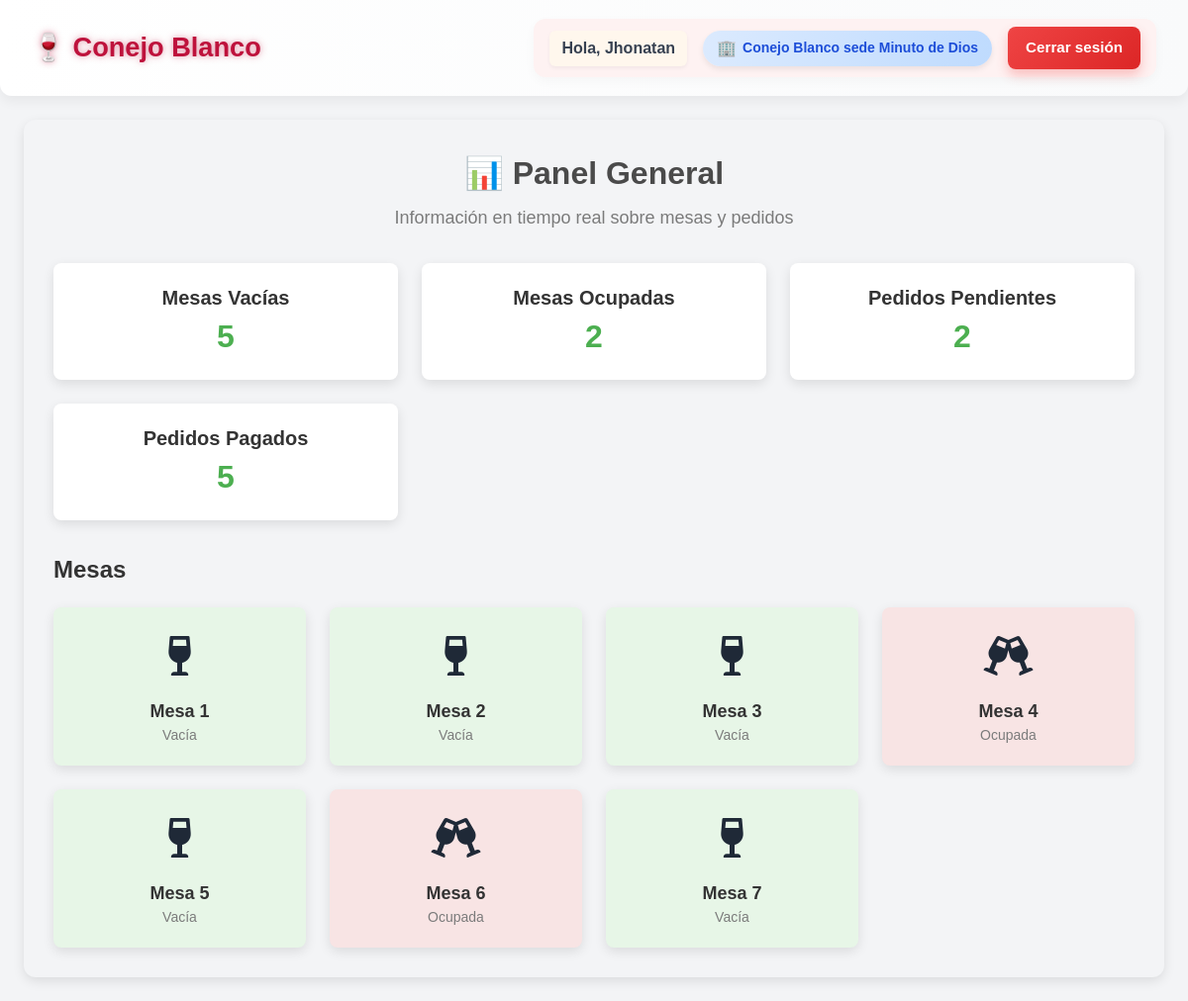
The page /api/usuarios/panel_general/ (signed in) on the database its author committed.
### usuarios/models.py (models this page shows, shortened)
class Usuario(AbstractUser):
    rol = models.CharField(max_length=20, choices=ROLES)
    sede = models.ForeignKey(Sede, on_delete=models.CASCADE, null=True, blank=False)

### sede/models.py (models this page shows, shortened)
class Sede(models.Model):
    nombre = models.CharField(max_length=100)
    direccion = models.CharField(max_length=255)
    telefono = models.CharField(max_length=20)
    email = models.EmailField()

### mesa/models.py (models this page shows, shortened)
class Mesa(models.Model):
    UBICACIONES = (
        (1, 'Primer piso'),
        (2, 'Segundo piso'),
    )
    numeroMesa = models.PositiveIntegerField()
    capacidad = models.PositiveIntegerField()
    ubicacion = models.IntegerField(choices=UBICACIONES)
    sede = models.ForeignKey(Sede, on_delete=models.CASCADE)
    ocupada = models.BooleanField(default=False)
    class Meta:
        unique_together = ('numeroMesa', 'sede')  # Evitar duplicados en una sede

### usuarios/views.py (the view)
# urls.py: path('panel_general/', views.panel_general, name='panel_general'),
def panel_general(request):
    mesas = Mesa.objects.all()
    mesas_vacias_count = mesas.filter(ocupada=False).count()
    mesas_ocupadas_count = mesas.filter(ocupada=True).count()
    pedidos_pendientes_count = Pedido.objects.filter(estado="pendiente").count()
    pedidos_pagados_count = Pedido.objects.filter(estado="pagado").count()  # Cambié 'cerrado' por 'pagado'
    return render(request, 'general.html', {
        'mesas': mesas,
        'mesas_vacias_count': mesas_vacias_count,
        'mesas_ocupadas_count': mesas_ocupadas_count,
        'pedidos_pendientes_count': pedidos_pendientes_count,
        'pedidos_pagados_count': pedidos_pagados_count,  # Cambié la variable aquí también
    })

### templates/general.html (shortened to what this page needs)
{% extends 'base.html' %}
{% load static %}
{% block head %}
  <link rel="stylesheet" href="{% static 'css/general.css' %}">
  <link rel="stylesheet" href="https://cdnjs.cloudflare.com/ajax/libs/font-awesome/6.0.0-beta3/css/all.min.css">
{% endblock %}
{% block content %}
<div class="panel-general-container">
  <div class="panel-header">
    <h1 class="panel-title">📊 Panel General</h1>
    <p class="panel-subtitle">Información en tiempo real sobre mesas y pedidos</p>
  </div>
  <div class="panel-statistics grid grid-cols-1 sm:grid-cols-2 lg:grid-cols-3 gap-6 mt-8">
    <div class="stat-card mesas-vacias">
      <h3 class="stat-title">Mesas Vacías</h3>
      <p class="stat-count">{{ mesas_vacias_count }}</p>
    </div>
    <div class="stat-card mesas-ocupadas">
      <h3 class="stat-title">Mesas Ocupadas</h3>
      <p class="stat-count">{{ mesas_ocupadas_count }}</p>
    </div>
    <div class="stat-card pedidos-pendientes">
      <h3 class="stat-title">Pedidos Pendientes</h3>
      <p class="stat-count">{{ pedidos_pendientes_count }}</p>
    </div>
    <div class="stat-card pedidos-pagados">
      <h3 class="stat-title">Pedidos Pagados</h3>
      <p class="stat-count">{{ pedidos_pagados_count }}</p>
    </div>
  </div>
  <div class="panel-mesas mt-8">
    <h2 class="section-title">Mesas</h2>
    <div class="mesas-container grid grid-cols-1 sm:grid-cols-2 md:grid-cols-3 lg:grid-cols-4 gap-6 mt-4">
      {% for mesa in mesas %}
        <div class="mesa {% if mesa.ocupada %}ocupada{% else %}vacia{% endif %}">
            <div class="mesa-icon">
                {% if mesa.ocupada %}
                  <i class="fa-solid fa-champagne-glasses ocupada"></i>
                {% else %}
                  <i class="fa-solid fa-wine-glass vacia"></i>
                {% endif %}
            </div>
          <p class="mesa-label">Mesa {{ mesa.numeroMesa }}</p>
          <p class="mesa-status">{% if mesa.ocupada %}Ocupada{% else %}Vacía{% endif %}</p>
        </div>
      {% endfor %}
    </div>
  </div>
</div>
{% endblock %}

### templates/base.html (shortened to what this page needs)
{% load static %}
<!DOCTYPE html>
<html lang="es">
<head>
    <script src="https://cdn.tailwindcss.com"></script>
    <link rel="stylesheet" href="{% static 'css/base_estilos.css' %}">
    {% block head %}{% endblock %}
</head>
<body class="bg-gray-100 text-gray-800">
    <nav class="navbar">
        {% if user.is_authenticated %}
            {% if user.rol == 'administrador' %}
                <a href="{% url 'dashboard_admin' %}" class="logo">🍷 Conejo Blanco</a>
            {% elif user.rol == 'cajero' %}
                <a href="{% url 'dashboard_caja' %}" class="logo">🍷 Conejo Blanco</a>
            {% elif user.rol == 'mesero' %}
                <a href="{% url 'dashboard_mesero' %}" class="logo">🍷 Conejo Blanco</a>
            {% else %}
                <span class="logo">🍷 Conejo Blanco</span>
            {% endif %}
        {% else %}
            <a href="{% url 'login' %}" class="logo">🍷 Conejo Blanco</a>
        {% endif %}
        {% if user.is_authenticated %}
        <div class="user-info">
            <span class="greeting">Hola, {{ user.first_name }}</span>
            <span class="badge-sede"> {{ user.sede.nombre|default:"Sin sede" }}</span>
            <a href="{% url 'logout' %}" class="logout-btn">Cerrar sesión</a>
        </div>
        {% endif %}
    </nav>
    <main class="p-6">
        {% block content %}{% endblock %}
    </main>
</body>
</html>

### static/css/base_estilos.css (style rules this page uses)
body { font-family: 'Rubik', sans-serif; background-color: #f9fafb; color: #1f2937; transition: background-color 0.3s ease, color 0.3s ease; }
.navbar { background: linear-gradient(to right, #ffffff, #f9fafb); padding: 1.2rem 2rem; box-shadow: 0 6px 12px rgba(0, 0, 0, 0.05); border-radius: 0 0 12px 12px; display: flex; justify-content: space-between; align-items: center; flex-wrap: wrap; transition: background-color 0.3s ease; }
.logo { font-size: 1.7rem; font-weight: 800; color: #be123c; text-shadow: 0 0 4px #be123c33, 0 0 8px #be123c55; transition: transform 0.3s ease; }
.user-info { display: flex; gap: 1rem; align-items: center; background: #fef2f2; padding: 8px 16px; border-radius: 12px; box-shadow: 0 4px 12px rgba(0, 0, 0, 0.03); transition: all 0.3s ease-in-out; }
.greeting { font-weight: 600; color: #374151; font-size: 1rem; background-color: #fff7ed; padding: 6px 12px; border-radius: 6px; box-shadow: 0 2px 4px rgba(0, 0, 0, 0.05); }
.badge-sede { background: linear-gradient(to right, #dbeafe, #bfdbfe); color: #1d4ed8; font-size: 0.875rem; font-weight: 600; padding: 6px 14px; border-radius: 9999px; box-shadow: 0 3px 6px rgba(0, 0, 0, 0.08); display: inline-flex; align-items: center; gap: 6px; }
.badge-sede::before { content: '🏢'; font-size: 1rem; }
.logout-btn { background: linear-gradient(135deg, #ef4444, #dc2626); color: #fff; padding: 10px 18px; border-radius: 8px; font-weight: 700; font-size: 0.95rem; transition: all 0.3s ease; box-shadow: 0 6px 12px rgba(239, 68, 68, 0.3); border: none; }
main { padding: 2rem; animation: fadeIn 0.6s ease-out; }

### static/css/general.css (style rules this page uses)
.panel-general-container { padding: 30px; background-color: #f3f4f6; border-radius: 12px; box-shadow: 0 4px 12px rgba(0, 0, 0, 0.1); }
.panel-header { text-align: center; margin-bottom: 20px; }
.panel-title { font-size: 32px; font-weight: bold; color: #4a4a4a; }
.panel-subtitle { font-size: 18px; color: #7b7b7b; margin-top: 8px; }
.panel-statistics { display: grid; grid-template-columns: repeat(auto-fit, minmax(250px, 1fr)); gap: 20px; }
.stat-card { background-color: #fff; padding: 20px; border-radius: 8px; box-shadow: 0 4px 12px rgba(0, 0, 0, 0.1); text-align: center; transition: transform 0.3s ease, box-shadow 0.3s ease; }
.stat-title { font-size: 20px; color: #333; font-weight: 600; }
.stat-count { font-size: 32px; font-weight: 700; color: #4caf50; }
.panel-mesas { margin-top: 40px; }
.section-title { font-size: 24px; font-weight: bold; color: #333; margin-bottom: 20px; }
.mesas-container { display: grid; grid-template-columns: repeat(auto-fit, minmax(180px, 1fr)); gap: 20px; }
.mesa { padding: 20px; background-color: #fff; border-radius: 8px; box-shadow: 0 4px 12px rgba(0, 0, 0, 0.1); text-align: center; transition: transform 0.3s ease, box-shadow 0.3s ease; display: flex; flex-direction: column; justify-content: center; align-items: center; }
.mesa-icon { font-size: 40px; margin-bottom: 12px; transition: color 0.3s ease; }
.mesa-label { font-size: 18px; font-weight: 600; color: #333; }
.mesa-status { font-size: 14px; font-weight: 400; color: #7b7b7b; }
.mesa.vacia { background-color: #e7f6e7; }
.mesa.ocupada { background-color: #f8e4e4; }
.panel-general-container { animation: fadeIn 0.5s ease-in-out; }

### rows shown on the page
Usuario: first_name "Jhonatan", sede.nombre "Conejo Blanco sede Minuto de Dios"
Mesa: ocupada False (drawn), numeroMesa "1"
Mesa: ocupada False (drawn), numeroMesa "2"
Mesa: ocupada False (drawn), numeroMesa "3"
Mesa: ocupada True (drawn), numeroMesa "4"
Mesa: ocupada False (drawn), numeroMesa "5"
Mesa: ocupada True (drawn), numeroMesa "6"
Mesa: ocupada False (drawn), numeroMesa "7"

### other values the page prints
{{ mesas_vacias_count }} "5"
{{ mesas_ocupadas_count }} "2"
{{ pedidos_pendientes_count }} "2"
{{ pedidos_pagados_count }} "5"
